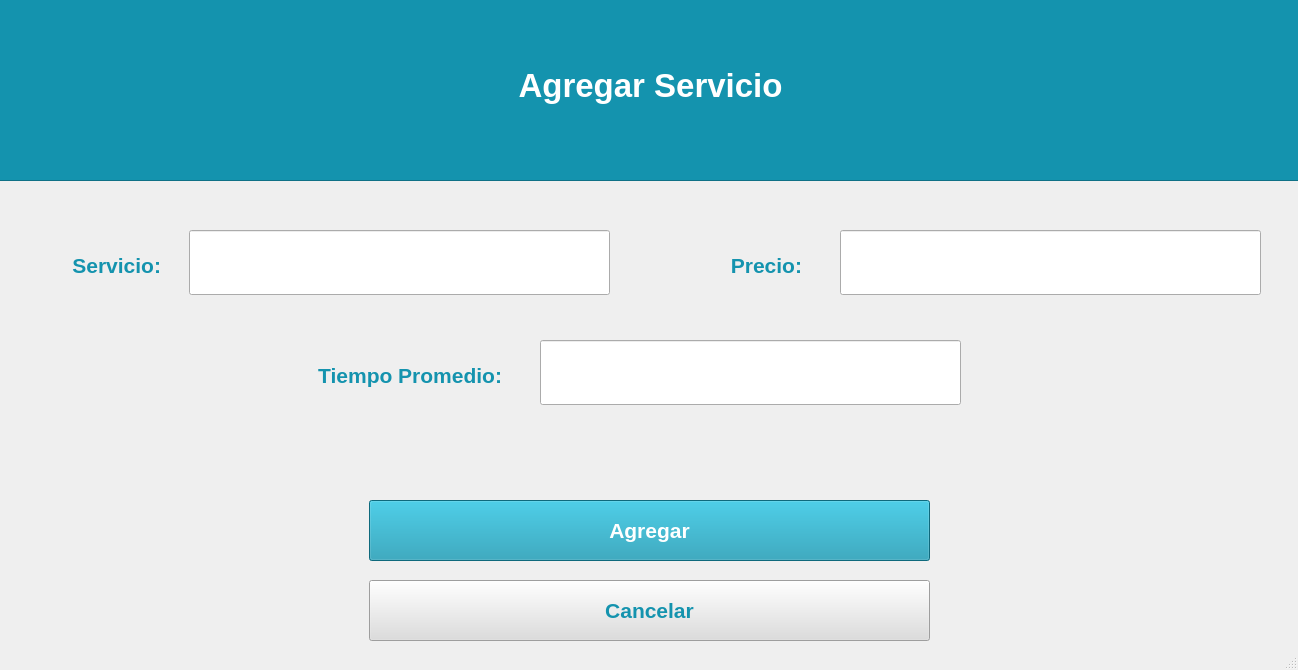
<?xml version="1.0" encoding="UTF-8"?>
<ui version="4.0">
 <class>MainWindow</class>
 <widget class="QMainWindow" name="MainWindow">
  <property name="geometry">
   <rect>
    <x>0</x>
    <y>0</y>
    <width>1298</width>
    <height>670</height>
   </rect>
  </property>
  <property name="minimumSize">
   <size>
    <width>1298</width>
    <height>670</height>
   </size>
  </property>
  <property name="maximumSize">
   <size>
    <width>1298</width>
    <height>670</height>
   </size>
  </property>
  <property name="windowTitle">
   <string>MainWindow</string>
  </property>
  <widget class="QWidget" name="centralwidget">
   <widget class="QPushButton" name="Agregar">
    <property name="geometry">
     <rect>
      <x>369</x>
      <y>500</y>
      <width>561</width>
      <height>61</height>
     </rect>
    </property>
    <property name="palette">
     <palette>
      <active>
       <colorrole role="WindowText">
        <brush brushstyle="SolidPattern">
         <color alpha="255">
          <red>255</red>
          <green>255</green>
          <blue>255</blue>
         </color>
        </brush>
       </colorrole>
       <colorrole role="Button">
        <brush brushstyle="SolidPattern">
         <color alpha="255">
          <red>20</red>
          <green>147</green>
          <blue>174</blue>
         </color>
        </brush>
       </colorrole>
       <colorrole role="ButtonText">
        <brush brushstyle="SolidPattern">
         <color alpha="255">
          <red>255</red>
          <green>255</green>
          <blue>255</blue>
         </color>
        </brush>
       </colorrole>
       <colorrole role="Base">
        <brush brushstyle="SolidPattern">
         <color alpha="255">
          <red>20</red>
          <green>147</green>
          <blue>174</blue>
         </color>
        </brush>
       </colorrole>
       <colorrole role="Window">
        <brush brushstyle="SolidPattern">
         <color alpha="255">
          <red>20</red>
          <green>147</green>
          <blue>174</blue>
         </color>
        </brush>
       </colorrole>
      </active>
      <inactive>
       <colorrole role="WindowText">
        <brush brushstyle="SolidPattern">
         <color alpha="255">
          <red>255</red>
          <green>255</green>
          <blue>255</blue>
         </color>
        </brush>
       </colorrole>
       <colorrole role="Button">
        <brush brushstyle="SolidPattern">
         <color alpha="255">
          <red>20</red>
          <green>147</green>
          <blue>174</blue>
         </color>
        </brush>
       </colorrole>
       <colorrole role="ButtonText">
        <brush brushstyle="SolidPattern">
         <color alpha="255">
          <red>255</red>
          <green>255</green>
          <blue>255</blue>
         </color>
        </brush>
       </colorrole>
       <colorrole role="Base">
        <brush brushstyle="SolidPattern">
         <color alpha="255">
          <red>20</red>
          <green>147</green>
          <blue>174</blue>
         </color>
        </brush>
       </colorrole>
       <colorrole role="Window">
        <brush brushstyle="SolidPattern">
         <color alpha="255">
          <red>20</red>
          <green>147</green>
          <blue>174</blue>
         </color>
        </brush>
       </colorrole>
      </inactive>
      <disabled>
       <colorrole role="WindowText">
        <brush brushstyle="SolidPattern">
         <color alpha="255">
          <red>120</red>
          <green>120</green>
          <blue>120</blue>
         </color>
        </brush>
       </colorrole>
       <colorrole role="Button">
        <brush brushstyle="SolidPattern">
         <color alpha="255">
          <red>20</red>
          <green>147</green>
          <blue>174</blue>
         </color>
        </brush>
       </colorrole>
       <colorrole role="ButtonText">
        <brush brushstyle="SolidPattern">
         <color alpha="255">
          <red>120</red>
          <green>120</green>
          <blue>120</blue>
         </color>
        </brush>
       </colorrole>
       <colorrole role="Base">
        <brush brushstyle="SolidPattern">
         <color alpha="255">
          <red>20</red>
          <green>147</green>
          <blue>174</blue>
         </color>
        </brush>
       </colorrole>
       <colorrole role="Window">
        <brush brushstyle="SolidPattern">
         <color alpha="255">
          <red>20</red>
          <green>147</green>
          <blue>174</blue>
         </color>
        </brush>
       </colorrole>
      </disabled>
     </palette>
    </property>
    <property name="font">
     <font>
      <pointsize>16</pointsize>
      <weight>75</weight>
      <italic>false</italic>
      <bold>true</bold>
      <underline>false</underline>
      <strikeout>false</strikeout>
     </font>
    </property>
    <property name="styleSheet">
     <string notr="true">background-color: rgb(20, 147, 174)</string>
    </property>
    <property name="text">
     <string>Agregar</string>
    </property>
   </widget>
   <widget class="QPushButton" name="Cancelar">
    <property name="geometry">
     <rect>
      <x>369</x>
      <y>580</y>
      <width>561</width>
      <height>61</height>
     </rect>
    </property>
    <property name="palette">
     <palette>
      <active>
       <colorrole role="Button">
        <brush brushstyle="SolidPattern">
         <color alpha="255">
          <red>221</red>
          <green>221</green>
          <blue>221</blue>
         </color>
        </brush>
       </colorrole>
       <colorrole role="ButtonText">
        <brush brushstyle="SolidPattern">
         <color alpha="255">
          <red>20</red>
          <green>147</green>
          <blue>174</blue>
         </color>
        </brush>
       </colorrole>
       <colorrole role="Base">
        <brush brushstyle="SolidPattern">
         <color alpha="255">
          <red>221</red>
          <green>221</green>
          <blue>221</blue>
         </color>
        </brush>
       </colorrole>
       <colorrole role="Window">
        <brush brushstyle="SolidPattern">
         <color alpha="255">
          <red>221</red>
          <green>221</green>
          <blue>221</blue>
         </color>
        </brush>
       </colorrole>
      </active>
      <inactive>
       <colorrole role="Button">
        <brush brushstyle="SolidPattern">
         <color alpha="255">
          <red>221</red>
          <green>221</green>
          <blue>221</blue>
         </color>
        </brush>
       </colorrole>
       <colorrole role="ButtonText">
        <brush brushstyle="SolidPattern">
         <color alpha="255">
          <red>20</red>
          <green>147</green>
          <blue>174</blue>
         </color>
        </brush>
       </colorrole>
       <colorrole role="Base">
        <brush brushstyle="SolidPattern">
         <color alpha="255">
          <red>221</red>
          <green>221</green>
          <blue>221</blue>
         </color>
        </brush>
       </colorrole>
       <colorrole role="Window">
        <brush brushstyle="SolidPattern">
         <color alpha="255">
          <red>221</red>
          <green>221</green>
          <blue>221</blue>
         </color>
        </brush>
       </colorrole>
      </inactive>
      <disabled>
       <colorrole role="Button">
        <brush brushstyle="SolidPattern">
         <color alpha="255">
          <red>221</red>
          <green>221</green>
          <blue>221</blue>
         </color>
        </brush>
       </colorrole>
       <colorrole role="ButtonText">
        <brush brushstyle="SolidPattern">
         <color alpha="255">
          <red>120</red>
          <green>120</green>
          <blue>120</blue>
         </color>
        </brush>
       </colorrole>
       <colorrole role="Base">
        <brush brushstyle="SolidPattern">
         <color alpha="255">
          <red>221</red>
          <green>221</green>
          <blue>221</blue>
         </color>
        </brush>
       </colorrole>
       <colorrole role="Window">
        <brush brushstyle="SolidPattern">
         <color alpha="255">
          <red>221</red>
          <green>221</green>
          <blue>221</blue>
         </color>
        </brush>
       </colorrole>
      </disabled>
     </palette>
    </property>
    <property name="font">
     <font>
      <pointsize>16</pointsize>
      <weight>75</weight>
      <bold>true</bold>
     </font>
    </property>
    <property name="styleSheet">
     <string notr="true">background-color: rgb(221, 221, 221);</string>
    </property>
    <property name="text">
     <string>Cancelar</string>
    </property>
   </widget>
   <widget class="QLabel" name="label_2">
    <property name="geometry">
     <rect>
      <x>-10</x>
      <y>225</y>
      <width>171</width>
      <height>81</height>
     </rect>
    </property>
    <property name="palette">
     <palette>
      <active>
       <colorrole role="WindowText">
        <brush brushstyle="SolidPattern">
         <color alpha="255">
          <red>20</red>
          <green>147</green>
          <blue>174</blue>
         </color>
        </brush>
       </colorrole>
      </active>
      <inactive>
       <colorrole role="WindowText">
        <brush brushstyle="SolidPattern">
         <color alpha="255">
          <red>20</red>
          <green>147</green>
          <blue>174</blue>
         </color>
        </brush>
       </colorrole>
      </inactive>
      <disabled>
       <colorrole role="WindowText">
        <brush brushstyle="SolidPattern">
         <color alpha="255">
          <red>120</red>
          <green>120</green>
          <blue>120</blue>
         </color>
        </brush>
       </colorrole>
      </disabled>
     </palette>
    </property>
    <property name="font">
     <font>
      <pointsize>16</pointsize>
      <weight>75</weight>
      <bold>true</bold>
     </font>
    </property>
    <property name="text">
     <string>Servicio:</string>
    </property>
    <property name="alignment">
     <set>Qt::AlignRight|Qt::AlignTrailing|Qt::AlignVCenter</set>
    </property>
   </widget>
   <widget class="QLabel" name="label_3">
    <property name="geometry">
     <rect>
      <x>631</x>
      <y>225</y>
      <width>171</width>
      <height>81</height>
     </rect>
    </property>
    <property name="palette">
     <palette>
      <active>
       <colorrole role="WindowText">
        <brush brushstyle="SolidPattern">
         <color alpha="255">
          <red>20</red>
          <green>147</green>
          <blue>174</blue>
         </color>
        </brush>
       </colorrole>
      </active>
      <inactive>
       <colorrole role="WindowText">
        <brush brushstyle="SolidPattern">
         <color alpha="255">
          <red>20</red>
          <green>147</green>
          <blue>174</blue>
         </color>
        </brush>
       </colorrole>
      </inactive>
      <disabled>
       <colorrole role="WindowText">
        <brush brushstyle="SolidPattern">
         <color alpha="255">
          <red>120</red>
          <green>120</green>
          <blue>120</blue>
         </color>
        </brush>
       </colorrole>
      </disabled>
     </palette>
    </property>
    <property name="font">
     <font>
      <pointsize>16</pointsize>
      <weight>75</weight>
      <bold>true</bold>
     </font>
    </property>
    <property name="text">
     <string>Precio:</string>
    </property>
    <property name="alignment">
     <set>Qt::AlignRight|Qt::AlignTrailing|Qt::AlignVCenter</set>
    </property>
   </widget>
   <widget class="QFrame" name="frame">
    <property name="geometry">
     <rect>
      <x>-130</x>
      <y>-20</y>
      <width>1621</width>
      <height>201</height>
     </rect>
    </property>
    <property name="styleSheet">
     <string notr="true">background-color: rgb(20, 147, 174);</string>
    </property>
    <property name="frameShape">
     <enum>QFrame::StyledPanel</enum>
    </property>
    <property name="frameShadow">
     <enum>QFrame::Raised</enum>
    </property>
    <widget class="QLabel" name="label_15">
     <property name="geometry">
      <rect>
       <x>505</x>
       <y>70</y>
       <width>551</width>
       <height>71</height>
      </rect>
     </property>
     <property name="palette">
      <palette>
       <active>
        <colorrole role="WindowText">
         <brush brushstyle="SolidPattern">
          <color alpha="255">
           <red>255</red>
           <green>255</green>
           <blue>255</blue>
          </color>
         </brush>
        </colorrole>
        <colorrole role="Button">
         <brush brushstyle="SolidPattern">
          <color alpha="255">
           <red>20</red>
           <green>147</green>
           <blue>174</blue>
          </color>
         </brush>
        </colorrole>
        <colorrole role="Base">
         <brush brushstyle="SolidPattern">
          <color alpha="255">
           <red>20</red>
           <green>147</green>
           <blue>174</blue>
          </color>
         </brush>
        </colorrole>
        <colorrole role="Window">
         <brush brushstyle="SolidPattern">
          <color alpha="255">
           <red>20</red>
           <green>147</green>
           <blue>174</blue>
          </color>
         </brush>
        </colorrole>
       </active>
       <inactive>
        <colorrole role="WindowText">
         <brush brushstyle="SolidPattern">
          <color alpha="255">
           <red>255</red>
           <green>255</green>
           <blue>255</blue>
          </color>
         </brush>
        </colorrole>
        <colorrole role="Button">
         <brush brushstyle="SolidPattern">
          <color alpha="255">
           <red>20</red>
           <green>147</green>
           <blue>174</blue>
          </color>
         </brush>
        </colorrole>
        <colorrole role="Base">
         <brush brushstyle="SolidPattern">
          <color alpha="255">
           <red>20</red>
           <green>147</green>
           <blue>174</blue>
          </color>
         </brush>
        </colorrole>
        <colorrole role="Window">
         <brush brushstyle="SolidPattern">
          <color alpha="255">
           <red>20</red>
           <green>147</green>
           <blue>174</blue>
          </color>
         </brush>
        </colorrole>
       </inactive>
       <disabled>
        <colorrole role="WindowText">
         <brush brushstyle="SolidPattern">
          <color alpha="255">
           <red>120</red>
           <green>120</green>
           <blue>120</blue>
          </color>
         </brush>
        </colorrole>
        <colorrole role="Button">
         <brush brushstyle="SolidPattern">
          <color alpha="255">
           <red>20</red>
           <green>147</green>
           <blue>174</blue>
          </color>
         </brush>
        </colorrole>
        <colorrole role="Base">
         <brush brushstyle="SolidPattern">
          <color alpha="255">
           <red>20</red>
           <green>147</green>
           <blue>174</blue>
          </color>
         </brush>
        </colorrole>
        <colorrole role="Window">
         <brush brushstyle="SolidPattern">
          <color alpha="255">
           <red>20</red>
           <green>147</green>
           <blue>174</blue>
          </color>
         </brush>
        </colorrole>
       </disabled>
      </palette>
     </property>
     <property name="font">
      <font>
       <pointsize>25</pointsize>
       <weight>75</weight>
       <bold>true</bold>
       <stylestrategy>PreferDefault</stylestrategy>
      </font>
     </property>
     <property name="layoutDirection">
      <enum>Qt::LeftToRight</enum>
     </property>
     <property name="text">
      <string>Agregar Servicio</string>
     </property>
     <property name="alignment">
      <set>Qt::AlignCenter</set>
     </property>
    </widget>
   </widget>
   <widget class="QFrame" name="frame_2">
    <property name="geometry">
     <rect>
      <x>629</x>
      <y>540</y>
      <width>1</width>
      <height>1</height>
     </rect>
    </property>
    <property name="frameShape">
     <enum>QFrame::StyledPanel</enum>
    </property>
    <property name="frameShadow">
     <enum>QFrame::Raised</enum>
    </property>
   </widget>
   <widget class="QLineEdit" name="lineEdit">
    <property name="geometry">
     <rect>
      <x>189</x>
      <y>230</y>
      <width>421</width>
      <height>65</height>
     </rect>
    </property>
    <property name="font">
     <font>
      <pointsize>14</pointsize>
     </font>
    </property>
   </widget>
   <widget class="QLineEdit" name="lineEdit_2">
    <property name="geometry">
     <rect>
      <x>840</x>
      <y>230</y>
      <width>421</width>
      <height>65</height>
     </rect>
    </property>
   </widget>
   <widget class="QLabel" name="label_4">
    <property name="geometry">
     <rect>
      <x>261</x>
      <y>335</y>
      <width>241</width>
      <height>81</height>
     </rect>
    </property>
    <property name="palette">
     <palette>
      <active>
       <colorrole role="WindowText">
        <brush brushstyle="SolidPattern">
         <color alpha="255">
          <red>20</red>
          <green>147</green>
          <blue>174</blue>
         </color>
        </brush>
       </colorrole>
      </active>
      <inactive>
       <colorrole role="WindowText">
        <brush brushstyle="SolidPattern">
         <color alpha="255">
          <red>20</red>
          <green>147</green>
          <blue>174</blue>
         </color>
        </brush>
       </colorrole>
      </inactive>
      <disabled>
       <colorrole role="WindowText">
        <brush brushstyle="SolidPattern">
         <color alpha="255">
          <red>120</red>
          <green>120</green>
          <blue>120</blue>
         </color>
        </brush>
       </colorrole>
      </disabled>
     </palette>
    </property>
    <property name="font">
     <font>
      <pointsize>16</pointsize>
      <weight>75</weight>
      <bold>true</bold>
     </font>
    </property>
    <property name="text">
     <string>Tiempo Promedio:</string>
    </property>
    <property name="alignment">
     <set>Qt::AlignRight|Qt::AlignTrailing|Qt::AlignVCenter</set>
    </property>
   </widget>
   <widget class="QLineEdit" name="lineEdit_4">
    <property name="geometry">
     <rect>
      <x>540</x>
      <y>340</y>
      <width>421</width>
      <height>65</height>
     </rect>
    </property>
   </widget>
  </widget>
  <widget class="QStatusBar" name="statusbar"/>
 </widget>
 <resources/>
 <connections/>
</ui>
